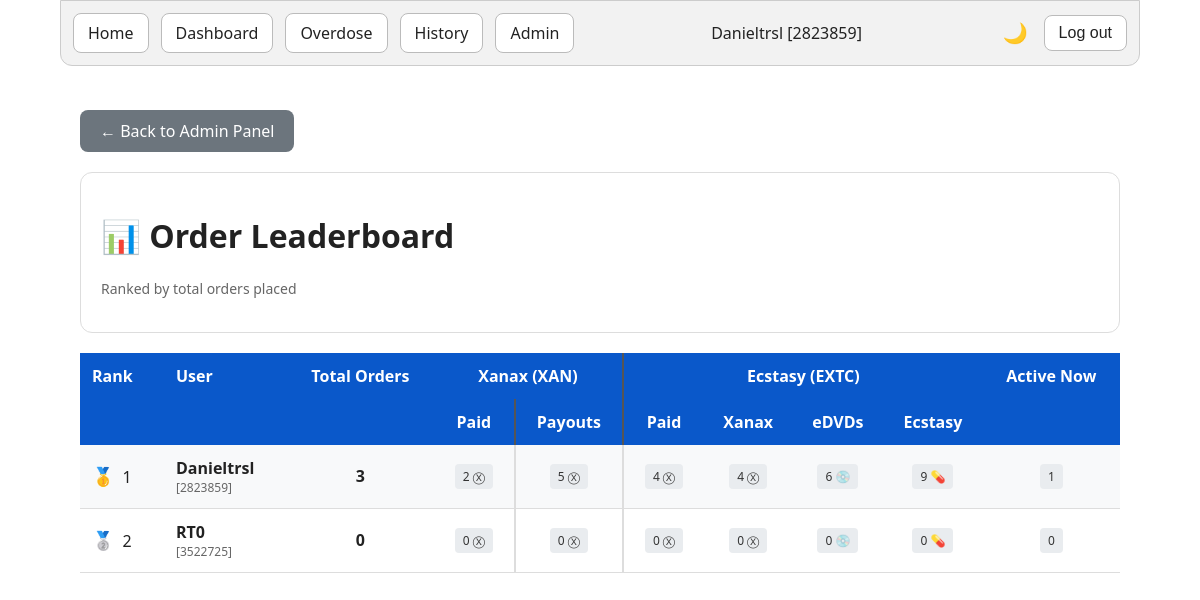
/admin/leaderboard (signed in), run on the app's committed database.
### app.py (models this page shows)
class User(db.Model):
    id = db.Column(db.Integer, primary_key=True)
    torn_user_id = db.Column(db.Integer, unique=True, nullable=False, index=True)
    torn_name = db.Column(db.String(64), nullable=False)
    role_id = db.Column(db.Integer, nullable=False, default=1)  # 1=regular, 2=mod, 3=admin
    sent_xanax_total = db.Column(db.Integer, nullable=False, default=0)
    insurance_total = db.Column(db.Integer, nullable=False, default=0)
    api_key = db.Column(db.String(128), nullable=True)  # User's Torn API key for verification

### routes/admin.py (the view)
    @app.get("/admin/leaderboard")
    def leaderboard():
        admin = require_admin()
        if not admin:
            flash("Access denied. Admin privileges required.", "error")
            return redirect(url_for("home"))
        from sqlalchemy import func, case
        user_stats = db.session.query(
            User.id,
            User.torn_user_id,
            User.torn_name,
            func.count(Order.id).label('total_orders'),
            func.sum(case(
                (Order.coverage_type == 'XAN', Order.xanax_payment),
                else_=0
            )).label('xan_paid'),
            func.sum(case(
                (Order.coverage_type == 'EXTC', Order.xanax_payment),
                else_=0
            )).label('extc_paid'),
            func.sum(case(
                (Order.status == 'active', 1),
                else_=0
            )).label('active_orders'),
            func.sum(Order.xanax_payment).label('total_xanax_spent')
        ).outerjoin(Order, User.id == Order.user_id).group_by(
            User.id,
            User.torn_user_id,
            User.torn_name
        ).order_by(
            func.count(Order.id).desc()
        ).all()
        overdose_stats = db.session.query(
            Overdose.user_id,
            Overdose.coverage_type,
            func.sum(Overdose.payout_xanax).label('total_xanax_payout'),
            func.sum(Overdose.payout_edvds).label('total_edvds_payout'),
            func.sum(Overdose.payout_ecstasy).label('total_ecstasy_payout')
        ).filter(
            Overdose.confirmed == True
        ).group_by(
            Overdose.user_id,
            Overdose.coverage_type
        ).all()
        overdose_dict = {}
        for stat in overdose_stats:
            key = (stat.user_id, stat.coverage_type)
            overdose_dict[key] = {
                'xanax': stat.total_xanax_payout or 0,
                'edvds': stat.total_edvds_payout or 0,
                'ecstasy': stat.total_ecstasy_payout or 0
            }
        leaderboard_data = []
        for rank, user in enumerate(user_stats, 1):
            xan_payout_data = overdose_dict.get((user.id, 'XAN'), {'xanax': 0, 'edvds': 0, 'ecstasy': 0})
            extc_payout_data = overdose_dict.get((user.id, 'EXTC'), {'xanax': 0, 'edvds': 0, 'ecstasy': 0})
            leaderboard_data.append({
                'rank': rank,
                'user_id': user.torn_user_id,
                'user_name': user.torn_name,
                'total_orders': user.total_orders or 0,
                'xan_paid': user.xan_paid or 0,
                'extc_paid': user.extc_paid or 0,
                'xan_overdose_payout': xan_payout_data['xanax'],
                'extc_overdose_xanax': extc_payout_data['xanax'],
                'extc_overdose_edvds': extc_payout_data['edvds'],
                'extc_overdose_ecstasy': extc_payout_data['ecstasy'],
                'active_orders': user.active_orders or 0,
                'total_xanax_spent': user.total_xanax_spent or 0
            })
        return render_template("leaderboard.html", leaderboard=leaderboard_data, user=admin)

### templates/leaderboard.html (shortened to what this page needs)
<!doctype html>
<html lang="en">
<head>
  <link rel="stylesheet" href="{{ url_for('static', filename='css/dashboard.css') }}" />
</head>
<body>
  <div class="page">
    {% include '_navbar.html' %}
    <div class="leaderboard-container">
      <a href="{{ url_for('admin_panel') }}" class="btn-back">← Back to Admin Panel</a>
      <div class="card">
        <h1>📊 Order Leaderboard</h1>
        <p style="color: #666; font-size: 14px;">Ranked by total orders placed</p>
      </div>
      {% if leaderboard %}
        <table class="leaderboard-table">
          <thead>
            <tr>
              <th style="width: 60px;">Rank</th>
              <th>User</th>
              <th style="text-align: center;">Total Orders</th>
              <th colspan="2" style="text-align: center; border-right: 2px solid #555;">Xanax (XAN)</th>
              <th colspan="4" style="text-align: center;">Ecstasy (EXTC)</th>
              <th style="text-align: center;">Active Now</th>
            </tr>
            <tr>
              <th colspan="3"></th>
              <th style="text-align: center; border-right: 2px solid #555;">Paid</th>
              <th style="text-align: center; border-right: 2px solid #555;">Payouts</th>
              <th style="text-align: center;">Paid</th>
              <th style="text-align: center;">Xanax</th>
              <th style="text-align: center;">eDVDs</th>
              <th style="text-align: center;">Ecstasy</th>
              <th></th>
            </tr>
          </thead>
          <tbody>
            {% for entry in leaderboard %}
            <tr class="rank-{{ entry.rank if entry.rank <= 3 else '' }}">
              <td>
                {% if entry.rank <= 3 %}
                  <span class="rank-medal"></span>{{ entry.rank }}
                {% else %}
                  #{{ entry.rank }}
                {% endif %}
              </td>
              <td>
                <div class="user-info">
                  <div>
                    <div class="user-name">{{ entry.user_name }}</div>
                    <div class="user-id">[{{ entry.user_id }}]</div>
                  </div>
                </div>
              </td>
              <td style="text-align: center;">
                <strong style="font-size: 16px;">{{ entry.total_orders }}</strong>
              </td>
              <td style="text-align: center; border-right: 2px solid #ddd;">
                <span class="stats-badge">{{ entry.xan_paid }} Ⓧ</span>
              </td>
              <td style="text-align: center; border-right: 2px solid #ddd;">
                <span class="stats-badge">{{ entry.xan_overdose_payout }} Ⓧ</span>
              </td>
              <td style="text-align: center;">
                <span class="stats-badge">{{ entry.extc_paid }} Ⓧ</span>
              </td>
              <td style="text-align: center;">
                <span class="stats-badge">{{ entry.extc_overdose_xanax }} Ⓧ</span>
              </td>
              <td style="text-align: center;">
                <span class="stats-badge">{{ entry.extc_overdose_edvds }} 💿</span>
              </td>
              <td style="text-align: center;">
                <span class="stats-badge">{{ entry.extc_overdose_ecstasy }} 💊</span>
              </td>
              <td style="text-align: center;">
                <span class="stats-badge">{{ entry.active_orders }}</span>
              </td>
            </tr>
            {% endfor %}
          </tbody>
        </table>
      {% else %}
        <div class="card">
          <p style="color: #666; text-align: center; padding: 40px;">No orders placed yet</p>
        </div>
      {% endif %}
    </div>
  </div>
</body>
</html>

### templates/_navbar.html
<header class="navbar">
  <nav class="nav-left">
    <a class="nav-btn" href="{{ url_for('home') }}">Home</a>
    <a class="nav-btn" href="{{ url_for('dashboard') }}">Dashboard</a>
    {% if session.get('user_id') %}
      <a class="nav-btn" href="{{ url_for('overdose_page') }}">Overdose</a>
      <a class="nav-btn" href="{{ url_for('user_history') }}">History</a>
    {% endif %}
    {% if user and user.role_id == 3 %}
      <a class="nav-btn" href="{{ url_for('admin_panel') }}">Admin</a>
    {% endif %}
  </nav>
  <nav class="nav-center">
    {% if user %}
      <span id="navbar-username">{{ user.torn_name }} [{{ user.torn_user_id }}]</span>
    {% elif session.get('user_id') %}
      <span>Not logged in</span>
    {% else %}
      <span>Not logged in</span>
    {% endif %}
  </nav>
  <nav class="nav-right">
    <button class="dark-mode-toggle" onclick="toggleDarkMode()" aria-label="Toggle dark mode">🌙</button>
    {% if session.get('user_id') %}
    <form method="post" action="{{ url_for('logout') }}">
      <button class="nav-btn" type="submit">Log out</button>
    </form>
    {% else %}
    <a class="nav-btn" href="{{ url_for('home') }}">Log in</a>
    {% endif %}
  </nav>
</header>

### static/css/dashboard.css (style rules this page uses)
body { font-family: system-ui, sans-serif; margin: 0; padding: 0; background: #fff; color: #222; transition: background 0.3s, color 0.3s; }
.page { width: 90%; margin: 0 auto; box-sizing: border-box; }
.navbar { display: flex; justify-content: space-between; align-items: center; padding: 12px; border: 1px solid #ccc; border-radius: 0 0 12px 12px; background: #f2f2f2; margin-bottom: 24px; }
nav { display: flex; gap: 12px; align-items: center; }
.nav-center { flex: 1; display: flex; justify-content: center; align-items: center; font-weight: 500; color: #222; }
.nav-left { justify-content: flex-start; }
.nav-right { justify-content: flex-end; }
.nav-btn { display: inline-block; padding: 8px 14px; border: 1px solid #bbb; border-radius: 8px; text-decoration: none; color: #222; background: white; cursor: pointer; font-size: 16px; }
.dark-mode-toggle { background: transparent; border: none; font-size: 20px; cursor: pointer; padding: 4px; }
.card { border: 1px solid #ddd; border-radius: 12px; padding: 16px; background: white; }
button { padding: 10px 14px; font-size: 16px; cursor: pointer; }

### templates/leaderboard.html (style rules this page uses)
.leaderboard-container { max-width: 1200px; margin: 0 auto; padding: 20px; }
.leaderboard-table { width: 100%; border-collapse: collapse; margin-top: 20px; }
.leaderboard-table th { background: #0a58ca; color: white; padding: 12px; text-align: left; font-weight: 600; }
.leaderboard-table td { padding: 12px; border-bottom: 1px solid #ddd; }
.leaderboard-table tbody tr:nth-child(odd) { background: #f8f9fa; }
.rank-medal { font-size: 18px; font-weight: 700; margin-right: 8px; }
.rank-1 .rank-medal::before { content: "🥇"; }
.rank-2 .rank-medal::before { content: "🥈"; }
.stats-badge { display: inline-block; background: #e9ecef; color: #333; padding: 4px 8px; border-radius: 4px; margin: 2px; font-size: 12px; }
.user-info { display: flex; align-items: center; gap: 12px; }
.user-name { font-weight: 600; }
.user-id { color: #666; font-size: 12px; }
.card { background: white; border: 1px solid #ddd; border-radius: 12px; padding: 20px; margin-bottom: 20px; }
.btn-back { background: #6c757d; color: white; border: none; padding: 10px 20px; border-radius: 8px; cursor: pointer; text-decoration: none; display: inline-block; margin-bottom: 20px; }

### data on the page
User: torn_name "Danieltrsl", torn_user_id "2823859", rank "1", user_name "Danieltrsl", user_id "2823859", total_orders "3", xan_paid "2", xan_overdose_payout "5", extc_paid "4", extc_overdose_xanax "4", extc_overdose_edvds "6", extc_overdose_ecstasy "9", active_orders "1"
User: rank "2", user_name "RT0", user_id "3522725", total_orders "0", xan_paid "0", xan_overdose_payout "0", extc_paid "0", extc_overdose_xanax "0", extc_overdose_edvds "0", extc_overdose_ecstasy "0", active_orders "0"
